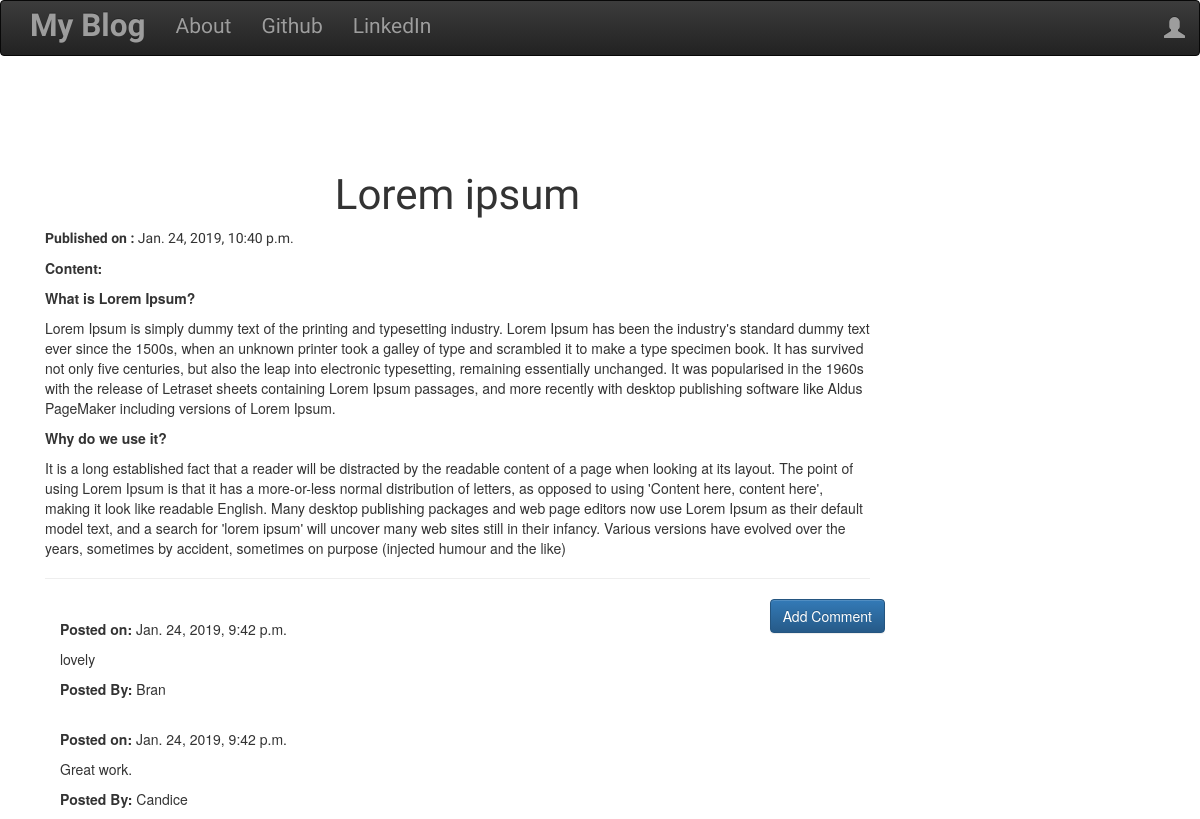
Page /post/7 on the earlier database version.
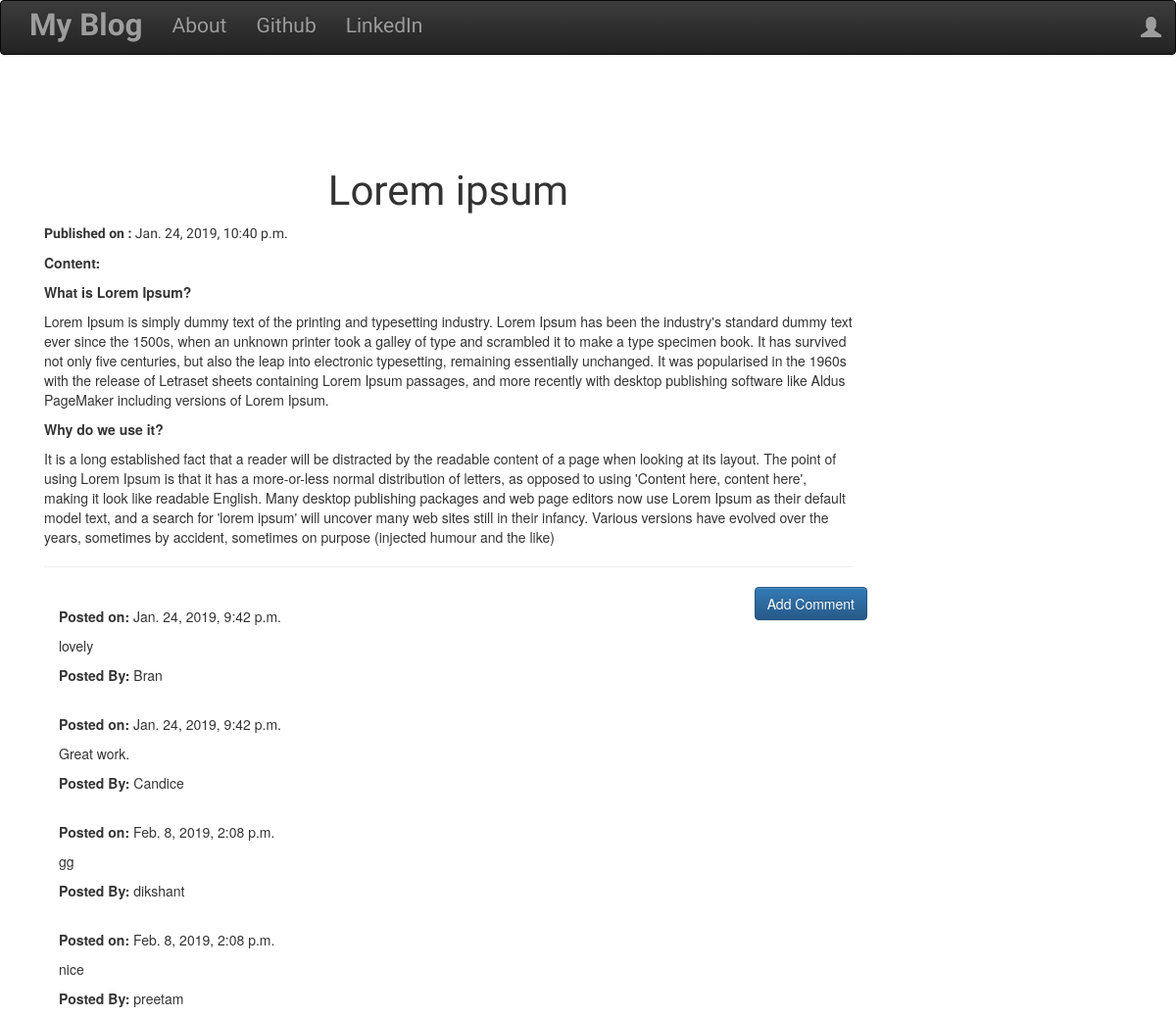
Same page on the later database version.
### blog/models.py (models this page shows, shortened)
class Post(models.Model):
    author = models.ForeignKey('auth.User',on_delete=models.CASCADE,)
    title = models.CharField(max_length=200)
    text = models.TextField()
    create_date = models.DateTimeField(default=timezone.now)
    published_date = models.DateTimeField(blank=True,null=True)

class Comment(models.Model):
    post = models.ForeignKey('blog.Post',related_name='comments',on_delete=models.CASCADE,)
    author = models.CharField(max_length=200)
    text = models.TextField()
    create_date = models.DateTimeField(default=timezone.now())
    approved_comment = models.BooleanField(default=False)

### blog/views.py (the view)
# urls.py: url(r'^post/(?P<pk>\d+)$',views.PostDetailView.as_view(),name='post_detail'),
class PostDetailView(DetailView):
    model = Post

### blog/templates/blog/post_detail.html (shortened to what this page needs)
{% extends "blog/base.html" %}
{% block content %}
    <br><br>
    <h1 class="posttitle loader"><br>{{ post.title }}</h1>
    {% if post.published_date %}
      <div class="date">
        <p class="pdate"><b>Published on :</b> {{ post.published_date }}</p>
      </div>
    {% else %}
      <a class="btn btn-default" href="{% url 'post_publish' pk=post.pk %}">
        <span class="glyphicon glyphicon-circle-arrow-up"> Publish </span>
      </a>
    {% endif %}
    <b>Content:</b><br>
  <p class="postcontent">{{ post.text|safe|linebreaksbr }}</p>
    <hr>
    <a class="btn btn-primary btn-comment" href="{% url 'add_comment_to_post' pk=post.pk %}">Add Comment</a>
    <div class="container">
      {% for comment in post.comments.all %}
      <br>
        {% if user.is_authenticated %}
            {% if comment.approved_comment %}
              <b>Posted on:</b> {{ comment.create_date }}
            {% endif %}
            {% if not comment.approved_comment %}
            <a class="btn btn-default" href="{% url 'comment_remove' pk=comment.pk %}">
              <span class="glyphicon glyphicon-remove"></span>
            </a>
            <a class="btn btn-default" href="{% url 'comment_approve' pk=comment.pk %}">
              <span class="glyphicon glyphicon-ok"></span>
            </a>
            {% endif %}
            <p>{{ comment.text|safe|linebreaks }}</p>
            <p><b>Posted By:</b> {{ comment.author }}</p>
        {% else %}
          {% if comment.approved_comment %}
            <b>Posted on:</b> {{ comment.create_date }}
            <p>{{ comment.text|safe|linebreaks }}</p>
            <p><b>Posted By:</b> {{ comment.author }}</p>
          {% endif %}
        {% endif %}
      {% empty %}
        <p>No Comments!</p>
      {% endfor %}
    </div>
{% endblock %}

### blog/templates/blog/base.html (shortened to what this page needs)
<!DOCTYPE html>
{% load staticfiles %}
<html lang="en" dir="ltr">
  <head>
    <link rel="stylesheet" href="https://maxcdn.bootstrapcdn.com/bootstrap/3.3.7/css/bootstrap.min.css">
    <link rel="stylesheet" href="https://maxcdn.bootstrapcdn.com/bootstrap/3.3.7/css/bootstrap-theme.min.css">
    <link rel="stylesheet" href="//cdn.jsdelivr.net/npm/medium-editor@latest/dist/css/medium-editor.min.css" type="text/css" media="screen" charset="utf-8">
    <link rel="stylesheet" href="{% static 'css/blog.css' %}">
  </head>
  <body>
    <nav class="navbar navbar-inverse techfont custom-navbar">
      <div class="container">
        <ul class="nav navbar-nav">
          <li><a class='navbar-brand bigbrand' href="{% url 'post_list' %}"><b>My Blog</b></a></li>
          <li><a href="{% url 'about'%}">About</a></li>
          <li><a href="https://www.github.com">Github</a></li>
          <li><a href="https://www.linkedin.com">LinkedIn</a></li>
        </ul>
        <ul class="nav navbar-nav navbar-right">
          {% if user.is_authenticated %}
          <li>
            <a href="{% url 'post_new' %}">New Post</a>
          </li>
          <li>
            <a href="{% url 'post_draft_list' %}">Drafts</a>
          </li>
          <li>
            <a href="{% url 'logout' %}">Log Out</a>
          </li>
          <li>
            <a>Welcome: {{user.username}}</a>
          </li>
            {% else %}
            <li><a class="nav navbar-right" href="{% url 'login' %}"><span class="glyphicon glyphicon-user"></span></a></li>
          {% endif %}
        </ul>
      </div>
    </nav>
    <div class="content container">
      <div class="col-lg-9 col-md-6 col-xs-6 col-sm-6">
        <div class="blog_posts">
          {% block content %}
          {% endblock %}
        </div>
      </div>
    </div>
  </body>
</html>

### blog/static/css/blog.css (style rules this page uses)
.techfont { font-family: 'Song Myung', serif; font-size: 1.5em; margin-bottom: 10px; }
.bigbrand { font-size: 1.5em; }
.posttitle { font-family: 'Baloo Thambi', cursive; font-size: 3em; text-align: center; }
.pdate { font-family: 'Song Myung', serif; font-size: 1em; }
.postcontent { font-family: 'Song Myung', serif; font-size: 1em; }
.btn-comment { position: absolute; right: 0px; }

Differences in the rows shown:
added Comment: create_date "Feb. 8, 2019, 2:08 p.m.", text "gg", author "dikshant"
added Comment: create_date "Feb. 8, 2019, 2:08 p.m.", text "nice", author "preetam"
